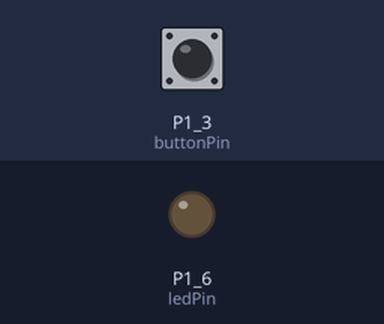
Bench run of a sketch on a simulated TI MSP430 LaunchPad. Shown: output pins drawn as LEDs (lit = HIGH). The test bench sets the inputs (shaded band); at power-on: P1_3 (buttonPin) HIGH.

Above: at 1.2 s.
1.3 s: P1_3 (buttonPin) pulled LOW for 0.15 s
At 1.37 s:
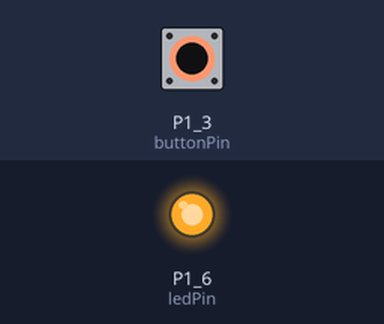
2.9 s: P1_3 (buttonPin) pulled LOW for 3.2 s
At 7.1 s:
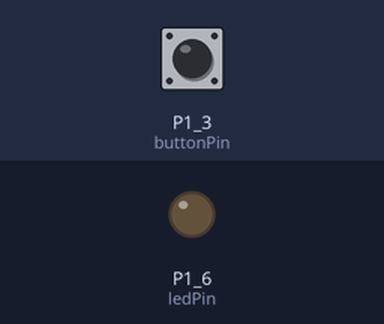
Timing chart, 0 to 8.6 s (numbered marks = the images above; inputs shaded):
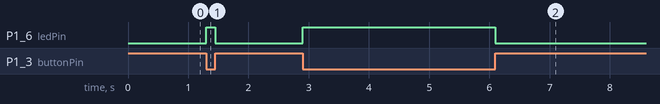

The sketch:

Button_Reversed.ino
```cpp
/*
  姓名：任子杭
  学号：521030910282
  任课老师姓名：孟桂娥
*/

const int buttonPin = PUSH2;
const int ledPin =  GREEN_LED;


int buttonState = 0;

// setup 初始构造
void setup() {

  pinMode(ledPin, OUTPUT);

  pinMode(buttonPin, INPUT_PULLUP);
}

// loop 循环主函数
void loop(){
  buttonState = digitalRead(buttonPin);

  if (buttonState == LOW) {

    digitalWrite(ledPin, HIGH);
  }
  else {

    digitalWrite(ledPin, LOW);
  }
}
```

Measured:
- after the input at 1.3 s, P1_6 (ledPin): LOW → HIGH at once, → LOW 0.15 s later
- after the input at 2.9 s, P1_6 (ledPin): LOW → HIGH at once, → LOW 3.2 s later
